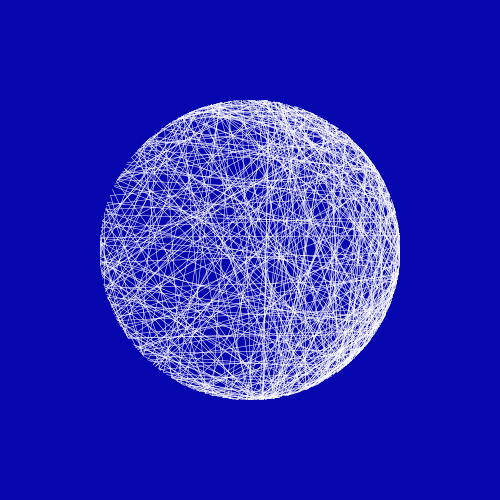
Frame 1 (no input)
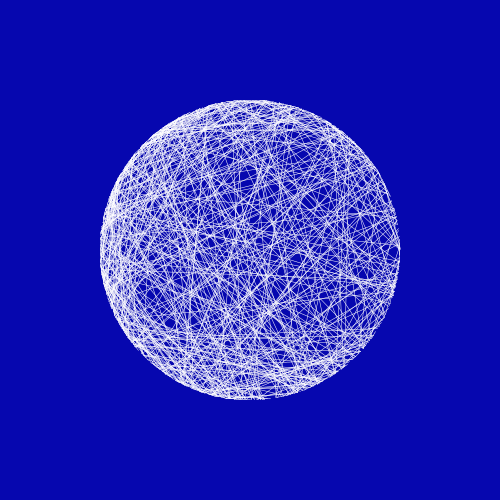
Frame 60 (the mouse pressed at the canvas centre just before this capture)
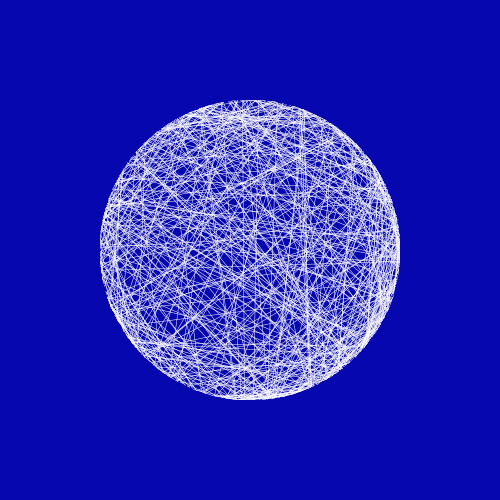
Frame 120 (the mouse held since frame 60 and released just before this capture)

The Processing sketch that drew these frames (run headless with seeded random() and noise(); from frame 60 on, the mouse is pressed at the canvas centre):

// Processing sketch: sketch_23012017
// ── sketch_23012017.pde
Stick[] stick = new Stick[500];

void setup(){
  size(500, 500);
  smooth();
  for(int i = 0; i<=stick.length-1; i++){
    stick[i] = new Stick();
  }
}

void draw(){
  background(6,7,175);
  for(int i = 0; i<=stick.length-1; i++){
    stick[i].update();
    stick[i].display();
  }
}
// ── Stick.pde
class Stick{
  float angle = random(10);
  float angle2 = random(10);
  float speed = random(0.03,0.07);
  float base = 250;
  float x, y, x2, y2;
  
  Stick(){
  
  }
  
  void update(){
    x = base + sin(angle)*150;
    y = base + cos(angle)*150;
    x2 = base + sin(angle2)*150;
    y2 = base + cos(angle2)*150;
    angle = angle + speed;
    angle2 = angle2 + speed;
  }
  
  void display(){
    stroke(255, 255);
    strokeWeight(0.5);
    fill(255);
    line(x,y,x2,y2);
  }
}
